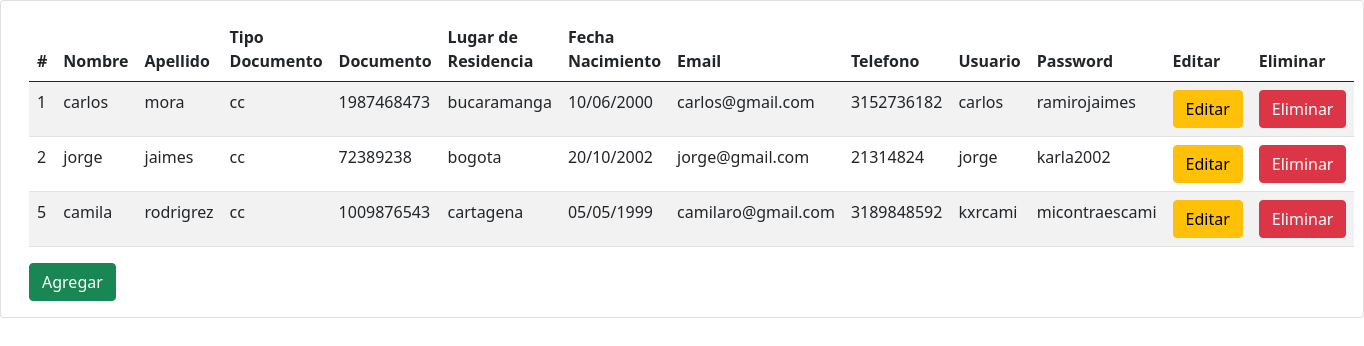
The page / on the database its author committed.
### aplicaciones/principal/models.py (models this page shows, shortened)
class Persona(models.Model):
    id = models.AutoField(primary_key = True)
    nombre = models.CharField(max_length = 60)
    apellido = models.CharField(max_length = 60)
    tipodocumento = models.CharField(max_length = 5)
    documento = models.CharField(max_length = 40)
    lu_residencia = models.CharField(max_length = 50)
    fecha_na = models.CharField(max_length = 40)
    email = models.EmailField(max_length = 80)
    telefono = models.BigIntegerField()
    usuario = models.CharField(max_length = 50)
    password = models.CharField(max_length = 50)

### aplicaciones/principal/views.py (the view)
# urls.py: 2. Add a URL to urlpatterns:  path('', views.home, name='home')
def home(request):
    personas = Persona.objects.all()
    contexto = {
        'personas':personas
    }
    return render(request, 'index.html', contexto)

### templates/index.html (shortened to what this page needs)
<!DOCTYPE html>
<html lang="en">
<head>
  <link href="https://cdn.jsdelivr.net/npm/bootstrap@5.1.0/dist/css/bootstrap.min.css" rel="stylesheet">
</head>
<body>
{% block cuerpo %}
<div class="container-fluid">
  <div class="row">
    <div class="card">
      <div class="card-body">
        <table class="table table-striped">
          <thead>
            <th>#</th>
              <th>Nombre</th>
              <th>Apellido</th>
              <th>Tipo Documento</th>
              <th>Documento</th>
              <th>Lugar de Residencia</th>
              <th>Fecha Nacimiento</th>
              <th>Email</th>
              <th>Telefono</th>
              <th>Usuario</th>
              <th>Password</th>
              <th>Editar</th>
              <th>Eliminar</th>
          </thead>
          <tbody>
            {% for persona in personas %}
          <tr>
            <td>{{ persona.id }}</td>
            <td>{{ persona.nombre }}</td>
            <td>{{ persona.apellido }}</td>
            <td>{{ persona.tipodocumento }}</td>
            <td>{{ persona.documento }}</td>
            <td>{{ persona.lu_residencia }}</td>
            <td>{{ persona.fecha_na }}</td>
            <td>{{ persona.email }}</td>
            <td>{{ persona.telefono }}</td>
            <td>{{ persona.usuario }}</td>
            <td>{{ persona.password }}</td>
            <td><a href="{% url 'editar_persona' persona.id %}" class="btn btn-warning">Editar</a></td>
            <td><a href="{% url 'eliminar_persona' persona.id %}" class="btn btn-danger">Eliminar</a></td>
          </tr>
            {% endfor %}
          </tbody>
        </table>
        <a href="{% url 'persona'%}" class="btn btn-success">Agregar</a>
        {% endblock cuerpo %}
      </div>
    </div>
  </div>
</div>
</body>
</html>

### rows shown on the page
Persona: id "1", nombre "carlos", apellido "mora", tipodocumento "cc", documento "1987468473", lu_residencia "bucaramanga", fecha_na "10/06/2000", email "carlos@gmail.com", telefono "3152736182", usuario "carlos", password "ramirojaimes"
Persona: id "2", nombre "jorge", apellido "jaimes", tipodocumento "cc", documento "72389238", lu_residencia "bogota", fecha_na "20/10/2002", email "jorge@gmail.com", telefono "21314824", usuario "jorge", password "karla2002"
Persona: id "5", nombre "camila", apellido "rodrigrez", tipodocumento "cc", documento "1009876543", lu_residencia "cartagena", fecha_na "05/05/1999", email "camilaro@gmail.com", telefono "3189848592", usuario "kxrcami", password "micontraescami"
